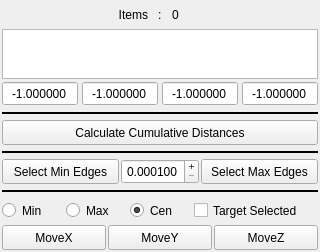
<?xml version="1.0" encoding="UTF-8"?>
<ui version="4.0">
	<class>WindowMain</class>
	<widget class="QMainWindow" name="WindowMain">
		<property name="geometry">
			<rect>
				<x>0</x>
				<y>0</y>
				<width>320</width>
				<height>252</height>
			</rect>
		</property>
		<property name="windowTitle">
			<string>Distance</string>
		</property>
		<property name="windowIcon">
			<iconset>
				<normaloff>../prefs/icons/ToolSeq.svg</normaloff>../prefs/icons/ToolSeq.svg
			</iconset>
		</property>
		<widget class="QWidget" name="Widget_00">
			<layout class="QVBoxLayout" name="verticalLayout">
				<property name="spacing">
					<number>2</number>
				</property>
				<property name="leftMargin">
					<number>2</number>
				</property>
				<property name="topMargin">
					<number>2</number>
				</property>
				<property name="rightMargin">
					<number>2</number>
				</property>
				<property name="bottomMargin">
					<number>2</number>
				</property>
				<item>
					<widget class="QWidget" name="Widget_01" native="true">
						<layout class="QHBoxLayout" name="horizontalLayout">
							<property name="spacing">
								<number>10</number>
							</property>
							<property name="leftMargin">
								<number>0</number>
							</property>
							<property name="topMargin">
								<number>0</number>
							</property>
							<property name="rightMargin">
								<number>0</number>
							</property>
							<property name="bottomMargin">
								<number>0</number>
							</property>
							<item>
								<widget class="QLabel" name="label_6">
									<property name="sizePolicy">
										<sizepolicy hsizetype="Ignored" vsizetype="Ignored">
											<horstretch>0</horstretch>
											<verstretch>0</verstretch>
										</sizepolicy>
									</property>
									<property name="minimumSize">
										<size>
											<width>0</width>
											<height>25</height>
										</size>
									</property>
									<property name="text">
										<string>Items</string>
									</property>
									<property name="alignment">
										<set>Qt::AlignRight|Qt::AlignTrailing|Qt::AlignVCenter</set>
									</property>
								</widget>
							</item>
							<item>
								<widget class="QLabel" name="label_5">
									<property name="sizePolicy">
										<sizepolicy hsizetype="Fixed" vsizetype="Ignored">
											<horstretch>0</horstretch>
											<verstretch>0</verstretch>
										</sizepolicy>
									</property>
									<property name="minimumSize">
										<size>
											<width>0</width>
											<height>25</height>
										</size>
									</property>
									<property name="text">
										<string>:</string>
									</property>
								</widget>
							</item>
							<item>
								<widget class="QLabel" name="Label_ItemsCount">
									<property name="sizePolicy">
										<sizepolicy hsizetype="Ignored" vsizetype="Ignored">
											<horstretch>0</horstretch>
											<verstretch>0</verstretch>
										</sizepolicy>
									</property>
									<property name="minimumSize">
										<size>
											<width>0</width>
											<height>25</height>
										</size>
									</property>
									<property name="text">
										<string>0</string>
									</property>
								</widget>
							</item>
						</layout>
					</widget>
				</item>
				<item>
					<widget class="QWidget" name="Widget_02" native="true">
						<layout class="QHBoxLayout" name="horizontalLayout_4">
							<property name="spacing">
								<number>2</number>
							</property>
							<property name="leftMargin">
								<number>0</number>
							</property>
							<property name="topMargin">
								<number>0</number>
							</property>
							<property name="rightMargin">
								<number>0</number>
							</property>
							<property name="bottomMargin">
								<number>0</number>
							</property>
							<item>
								<widget class="QPlainTextEdit" name="Text_Items">
									<property name="sizePolicy">
										<sizepolicy hsizetype="Ignored" vsizetype="Expanding">
											<horstretch>0</horstretch>
											<verstretch>0</verstretch>
										</sizepolicy>
									</property>
									<property name="minimumSize">
										<size>
											<width>0</width>
											<height>25</height>
										</size>
									</property>
									<property name="lineWrapMode">
										<enum>QPlainTextEdit::NoWrap</enum>
									</property>
								</widget>
							</item>
						</layout>
					</widget>
				</item>
				<item>
					<widget class="QWidget" name="Widget_03" native="true">
						<layout class="QHBoxLayout" name="horizontalLayout_5">
							<property name="spacing">
								<number>4</number>
							</property>
							<property name="leftMargin">
								<number>0</number>
							</property>
							<property name="topMargin">
								<number>0</number>
							</property>
							<property name="rightMargin">
								<number>0</number>
							</property>
							<property name="bottomMargin">
								<number>0</number>
							</property>
							<item>
								<widget class="QDoubleSpinBox" name="Float_DistanceX">
									<property name="sizePolicy">
										<sizepolicy hsizetype="Ignored" vsizetype="Ignored">
											<horstretch>0</horstretch>
											<verstretch>0</verstretch>
										</sizepolicy>
									</property>
									<property name="minimumSize">
										<size>
											<width>0</width>
											<height>25</height>
										</size>
									</property>
									<property name="alignment">
										<set>Qt::AlignCenter</set>
									</property>
									<property name="readOnly">
										<bool>true</bool>
									</property>
									<property name="buttonSymbols">
										<enum>QAbstractSpinBox::NoButtons</enum>
									</property>
									<property name="decimals">
										<number>6</number>
									</property>
									<property name="minimum">
										<double>-9999999.000000000000000</double>
									</property>
									<property name="maximum">
										<double>9999999.000000000000000</double>
									</property>
									<property name="value">
										<double>-1.000000000000000</double>
									</property>
								</widget>
							</item>
							<item>
								<widget class="QDoubleSpinBox" name="Float_DistanceY">
									<property name="sizePolicy">
										<sizepolicy hsizetype="Ignored" vsizetype="Ignored">
											<horstretch>0</horstretch>
											<verstretch>0</verstretch>
										</sizepolicy>
									</property>
									<property name="minimumSize">
										<size>
											<width>0</width>
											<height>25</height>
										</size>
									</property>
									<property name="alignment">
										<set>Qt::AlignCenter</set>
									</property>
									<property name="readOnly">
										<bool>true</bool>
									</property>
									<property name="buttonSymbols">
										<enum>QAbstractSpinBox::NoButtons</enum>
									</property>
									<property name="decimals">
										<number>6</number>
									</property>
									<property name="minimum">
										<double>-9999999.000000000000000</double>
									</property>
									<property name="maximum">
										<double>9999999.000000000000000</double>
									</property>
									<property name="value">
										<double>-1.000000000000000</double>
									</property>
								</widget>
							</item>
							<item>
								<widget class="QDoubleSpinBox" name="Float_DistanceZ">
									<property name="sizePolicy">
										<sizepolicy hsizetype="Ignored" vsizetype="Ignored">
											<horstretch>0</horstretch>
											<verstretch>0</verstretch>
										</sizepolicy>
									</property>
									<property name="minimumSize">
										<size>
											<width>0</width>
											<height>25</height>
										</size>
									</property>
									<property name="alignment">
										<set>Qt::AlignCenter</set>
									</property>
									<property name="readOnly">
										<bool>true</bool>
									</property>
									<property name="buttonSymbols">
										<enum>QAbstractSpinBox::NoButtons</enum>
									</property>
									<property name="decimals">
										<number>6</number>
									</property>
									<property name="minimum">
										<double>-9999999.000000000000000</double>
									</property>
									<property name="maximum">
										<double>9999999.000000000000000</double>
									</property>
									<property name="value">
										<double>-1.000000000000000</double>
									</property>
								</widget>
							</item>
							<item>
								<widget class="QDoubleSpinBox" name="Float_DistanceXYZ">
									<property name="sizePolicy">
										<sizepolicy hsizetype="Ignored" vsizetype="Ignored">
											<horstretch>0</horstretch>
											<verstretch>0</verstretch>
										</sizepolicy>
									</property>
									<property name="minimumSize">
										<size>
											<width>0</width>
											<height>25</height>
										</size>
									</property>
									<property name="alignment">
										<set>Qt::AlignCenter</set>
									</property>
									<property name="readOnly">
										<bool>true</bool>
									</property>
									<property name="buttonSymbols">
										<enum>QAbstractSpinBox::NoButtons</enum>
									</property>
									<property name="decimals">
										<number>6</number>
									</property>
									<property name="minimum">
										<double>-9999999.000000000000000</double>
									</property>
									<property name="maximum">
										<double>9999999.000000000000000</double>
									</property>
									<property name="value">
										<double>-1.000000000000000</double>
									</property>
								</widget>
							</item>
						</layout>
					</widget>
				</item>
				<item>
					<widget class="Line" name="Widget_04">
						<property name="sizePolicy">
							<sizepolicy hsizetype="Ignored" vsizetype="Fixed">
								<horstretch>0</horstretch>
								<verstretch>0</verstretch>
							</sizepolicy>
						</property>
						<property name="minimumSize">
							<size>
								<width>0</width>
								<height>10</height>
							</size>
						</property>
						<property name="frameShadow">
							<enum>QFrame::Plain</enum>
						</property>
						<property name="lineWidth">
							<number>2</number>
						</property>
						<property name="orientation">
							<enum>Qt::Horizontal</enum>
						</property>
					</widget>
				</item>
				<item>
					<widget class="QWidget" name="Widget_05" native="true">
						<layout class="QHBoxLayout" name="horizontalLayout_3">
							<property name="spacing">
								<number>2</number>
							</property>
							<property name="leftMargin">
								<number>0</number>
							</property>
							<property name="topMargin">
								<number>0</number>
							</property>
							<property name="rightMargin">
								<number>0</number>
							</property>
							<property name="bottomMargin">
								<number>0</number>
							</property>
							<item>
								<widget class="QPushButton" name="Button_CalculateDistance">
									<property name="sizePolicy">
										<sizepolicy hsizetype="Ignored" vsizetype="Ignored">
											<horstretch>0</horstretch>
											<verstretch>0</verstretch>
										</sizepolicy>
									</property>
									<property name="minimumSize">
										<size>
											<width>0</width>
											<height>25</height>
										</size>
									</property>
									<property name="text">
										<string>Calculate Cumulative Distances</string>
									</property>
								</widget>
							</item>
						</layout>
					</widget>
				</item>
				<item>
					<widget class="Line" name="Widget_06">
						<property name="sizePolicy">
							<sizepolicy hsizetype="Ignored" vsizetype="Fixed">
								<horstretch>0</horstretch>
								<verstretch>0</verstretch>
							</sizepolicy>
						</property>
						<property name="minimumSize">
							<size>
								<width>0</width>
								<height>10</height>
							</size>
						</property>
						<property name="frameShadow">
							<enum>QFrame::Plain</enum>
						</property>
						<property name="lineWidth">
							<number>2</number>
						</property>
						<property name="orientation">
							<enum>Qt::Horizontal</enum>
						</property>
					</widget>
				</item>
				<item>
					<widget class="QWidget" name="Widget_07" native="true">
						<layout class="QHBoxLayout" name="horizontalLayout_2" stretch="3,2,3">
							<property name="spacing">
								<number>2</number>
							</property>
							<property name="leftMargin">
								<number>0</number>
							</property>
							<property name="topMargin">
								<number>0</number>
							</property>
							<property name="rightMargin">
								<number>0</number>
							</property>
							<property name="bottomMargin">
								<number>0</number>
							</property>
							<item>
								<widget class="QPushButton" name="Button_SelectMinEdges">
									<property name="sizePolicy">
										<sizepolicy hsizetype="Ignored" vsizetype="Ignored">
											<horstretch>0</horstretch>
											<verstretch>0</verstretch>
										</sizepolicy>
									</property>
									<property name="minimumSize">
										<size>
											<width>0</width>
											<height>25</height>
										</size>
									</property>
									<property name="text">
										<string>Select Min Edges</string>
									</property>
								</widget>
							</item>
							<item>
								<widget class="QDoubleSpinBox" name="Float_Precision">
									<property name="sizePolicy">
										<sizepolicy hsizetype="Ignored" vsizetype="Ignored">
											<horstretch>0</horstretch>
											<verstretch>0</verstretch>
										</sizepolicy>
									</property>
									<property name="minimumSize">
										<size>
											<width>0</width>
											<height>25</height>
										</size>
									</property>
									<property name="alignment">
										<set>Qt::AlignCenter</set>
									</property>
									<property name="buttonSymbols">
										<enum>QAbstractSpinBox::PlusMinus</enum>
									</property>
									<property name="decimals">
										<number>6</number>
									</property>
									<property name="minimum">
										<double>0.000100000000000</double>
									</property>
									<property name="maximum">
										<double>99999.000000000000000</double>
									</property>
									<property name="singleStep">
										<double>0.000100000000000</double>
									</property>
									<property name="value">
										<double>0.000100000000000</double>
									</property>
								</widget>
							</item>
							<item>
								<widget class="QPushButton" name="Button_SelectMaxEdges">
									<property name="sizePolicy">
										<sizepolicy hsizetype="Ignored" vsizetype="Ignored">
											<horstretch>0</horstretch>
											<verstretch>0</verstretch>
										</sizepolicy>
									</property>
									<property name="minimumSize">
										<size>
											<width>0</width>
											<height>25</height>
										</size>
									</property>
									<property name="text">
										<string>Select Max Edges</string>
									</property>
								</widget>
							</item>
						</layout>
					</widget>
				</item>
				<item>
					<widget class="Line" name="Widget_08">
						<property name="sizePolicy">
							<sizepolicy hsizetype="Ignored" vsizetype="Fixed">
								<horstretch>0</horstretch>
								<verstretch>0</verstretch>
							</sizepolicy>
						</property>
						<property name="minimumSize">
							<size>
								<width>0</width>
								<height>10</height>
							</size>
						</property>
						<property name="frameShadow">
							<enum>QFrame::Plain</enum>
						</property>
						<property name="lineWidth">
							<number>2</number>
						</property>
						<property name="orientation">
							<enum>Qt::Horizontal</enum>
						</property>
					</widget>
				</item>
				<item>
					<widget class="QWidget" name="Widget_09" native="true">
						<layout class="QHBoxLayout" name="horizontalLayout_6" stretch="1,1,1,2">
							<property name="spacing">
								<number>2</number>
							</property>
							<property name="leftMargin">
								<number>0</number>
							</property>
							<property name="topMargin">
								<number>0</number>
							</property>
							<property name="rightMargin">
								<number>0</number>
							</property>
							<property name="bottomMargin">
								<number>0</number>
							</property>
							<item>
								<widget class="QRadioButton" name="Radio_Min">
									<property name="sizePolicy">
										<sizepolicy hsizetype="Ignored" vsizetype="Ignored">
											<horstretch>0</horstretch>
											<verstretch>0</verstretch>
										</sizepolicy>
									</property>
									<property name="minimumSize">
										<size>
											<width>0</width>
											<height>25</height>
										</size>
									</property>
									<property name="text">
										<string>Min</string>
									</property>
								</widget>
							</item>
							<item>
								<widget class="QRadioButton" name="Radio_Max">
									<property name="sizePolicy">
										<sizepolicy hsizetype="Ignored" vsizetype="Ignored">
											<horstretch>0</horstretch>
											<verstretch>0</verstretch>
										</sizepolicy>
									</property>
									<property name="minimumSize">
										<size>
											<width>0</width>
											<height>25</height>
										</size>
									</property>
									<property name="text">
										<string>Max</string>
									</property>
								</widget>
							</item>
							<item>
								<widget class="QRadioButton" name="Radio_Cen">
									<property name="sizePolicy">
										<sizepolicy hsizetype="Ignored" vsizetype="Ignored">
											<horstretch>0</horstretch>
											<verstretch>0</verstretch>
										</sizepolicy>
									</property>
									<property name="minimumSize">
										<size>
											<width>0</width>
											<height>25</height>
										</size>
									</property>
									<property name="text">
										<string>Cen</string>
									</property>
									<property name="checked">
										<bool>true</bool>
									</property>
								</widget>
							</item>
							<item>
								<widget class="QCheckBox" name="Check_TargetSelected">
									<property name="sizePolicy">
										<sizepolicy hsizetype="Ignored" vsizetype="Ignored">
											<horstretch>0</horstretch>
											<verstretch>0</verstretch>
										</sizepolicy>
									</property>
									<property name="minimumSize">
										<size>
											<width>0</width>
											<height>25</height>
										</size>
									</property>
									<property name="text">
										<string>Target Selected</string>
									</property>
								</widget>
							</item>
						</layout>
					</widget>
				</item>
				<item>
					<widget class="QWidget" name="Widget_10" native="true">
						<layout class="QHBoxLayout" name="horizontalLayout_7">
							<property name="spacing">
								<number>2</number>
							</property>
							<property name="leftMargin">
								<number>0</number>
							</property>
							<property name="topMargin">
								<number>0</number>
							</property>
							<property name="rightMargin">
								<number>0</number>
							</property>
							<property name="bottomMargin">
								<number>0</number>
							</property>
							<item>
								<widget class="QPushButton" name="Button_MoveX">
									<property name="sizePolicy">
										<sizepolicy hsizetype="Ignored" vsizetype="Ignored">
											<horstretch>0</horstretch>
											<verstretch>0</verstretch>
										</sizepolicy>
									</property>
									<property name="minimumSize">
										<size>
											<width>0</width>
											<height>25</height>
										</size>
									</property>
									<property name="text">
										<string>MoveX</string>
									</property>
								</widget>
							</item>
							<item>
								<widget class="QPushButton" name="Button_MoveY">
									<property name="sizePolicy">
										<sizepolicy hsizetype="Ignored" vsizetype="Ignored">
											<horstretch>0</horstretch>
											<verstretch>0</verstretch>
										</sizepolicy>
									</property>
									<property name="minimumSize">
										<size>
											<width>0</width>
											<height>25</height>
										</size>
									</property>
									<property name="text">
										<string>MoveY</string>
									</property>
								</widget>
							</item>
							<item>
								<widget class="QPushButton" name="Button_MoveZ">
									<property name="sizePolicy">
										<sizepolicy hsizetype="Ignored" vsizetype="Ignored">
											<horstretch>0</horstretch>
											<verstretch>0</verstretch>
										</sizepolicy>
									</property>
									<property name="minimumSize">
										<size>
											<width>0</width>
											<height>25</height>
										</size>
									</property>
									<property name="text">
										<string>MoveZ</string>
									</property>
								</widget>
							</item>
						</layout>
					</widget>
				</item>
			</layout>
		</widget>
	</widget>
	<resources/>
	<connections/>
</ui>
